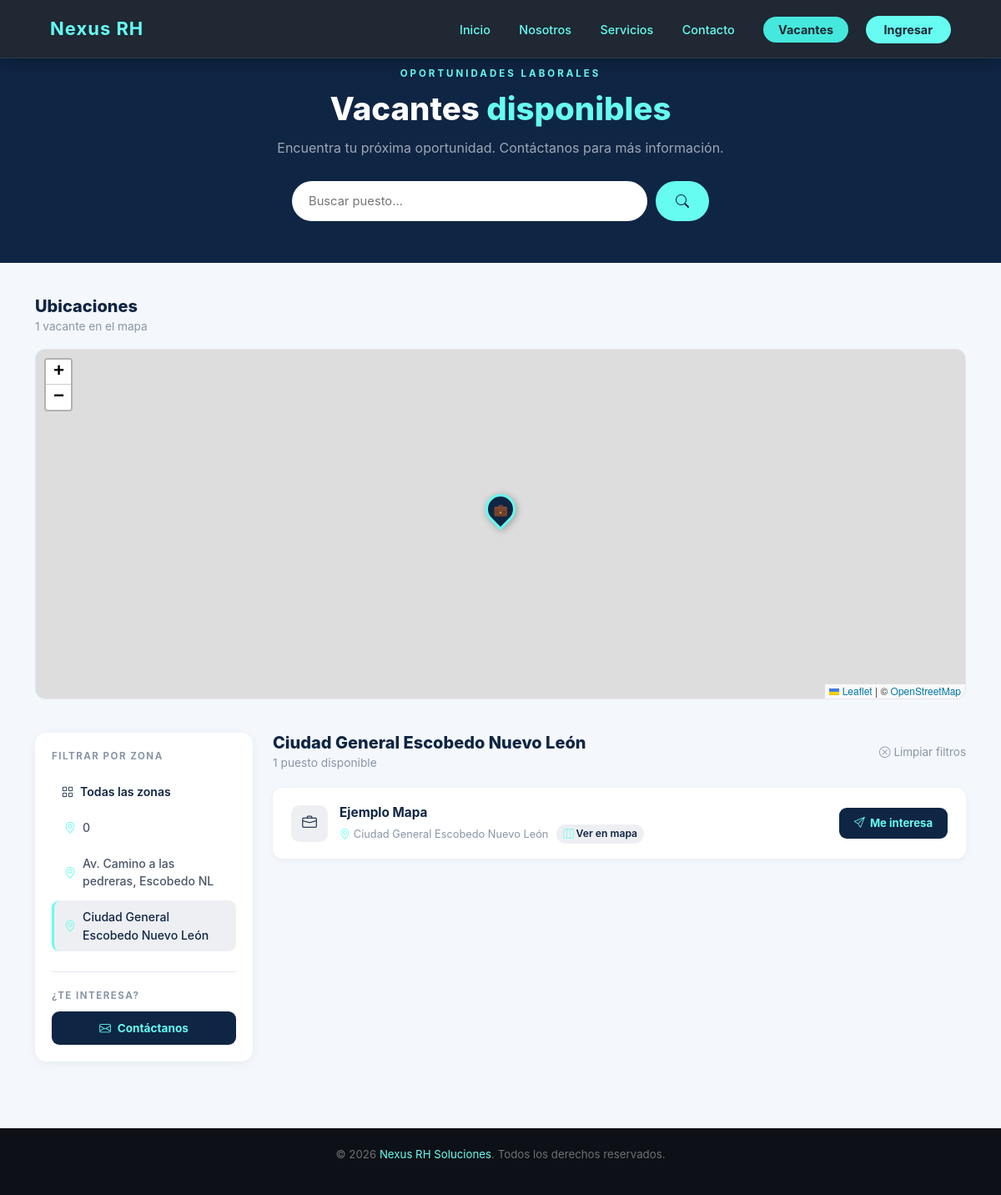
Screenshot of /vacantes.php?zona=Ciudad+General+Escobedo+Nuevo+León with the database file from the repository.
### tables this page shows
CREATE TABLE `vacantes` (
  `id` int(11) NOT NULL,
  `empresa_id` int(11) NOT NULL,
  `nombre` varchar(150) NOT NULL,
  `descripcion` text DEFAULT NULL,
  `requisitos` text DEFAULT NULL,
  `sueldo` varchar(150) DEFAULT NULL,
  `horario` varchar(150) DEFAULT NULL,
  `ubicacion` varchar(200) DEFAULT NULL,
  `lat` decimal(10,7) DEFAULT NULL,
  `lng` decimal(10,7) DEFAULT NULL,
  `activo` tinyint(1) DEFAULT 1,
  `created_at` timestamp NOT NULL DEFAULT current_timestamp()
);

### vacantes.php (the view, shortened to what this page needs)
<!DOCTYPE html>
<html lang="es">
<head>
    <link href="css/bootstrap.min.css" rel="stylesheet">
    <link rel="stylesheet" href="css/style.css">
    <link rel="stylesheet" href="https://cdn.jsdelivr.net/npm/bootstrap-icons@1.11.1/font/bootstrap-icons.css">
    <link rel="stylesheet" href="https://unpkg.com/leaflet@1.9.4/dist/leaflet.css"/>
</head>
<body>
<header class="header">
    <div class="logo">Nexus RH</div>
    <nav id="mainNav">
        <a href="index.php#inicio">Inicio</a>
        <a href="index.php#nosotros">Nosotros</a>
        <a href="index.php#servicios">Servicios</a>
        <a href="index.php#contacto">Contacto</a>
        <a href="vacantes.php" class="btn-vacantes active">Vacantes</a>
        <a href="login.php" class="btn-login">Ingresar</a>
    </nav>
</header>
<?php
require_once("sistema/conexion.php");
$zona_filtro = trim($_GET['zona'] ?? '');
$buscar      = trim($_GET['buscar'] ?? '');
$zonas_q = $conexion->query("SELECT DISTINCT ubicacion FROM vacantes WHERE activo=1 AND ubicacion IS NOT NULL AND ubicacion != '' ORDER BY ubicacion ASC");
$zonas = [];
while ($z = $zonas_q->fetch_assoc()) $zonas[] = $z['ubicacion'];
$where = ["v.activo = 1"];
if ($zona_filtro) $where[] = "v.ubicacion = '" . $conexion->real_escape_string($zona_filtro) . "'";
$where_sql = implode(" AND ", $where);
$vacantes_q = $conexion->query("
    SELECT v.id, v.nombre, v.ubicacion, v.lat, v.lng, e.nombre as empresa
    FROM vacantes v
    LEFT JOIN empresas e ON e.id = v.empresa_id
    WHERE $where_sql
    ORDER BY v.ubicacion ASC, v.nombre ASC
");
$vacantes_arr = [];
while ($v = $vacantes_q->fetch_assoc()) {
    $vacantes_arr[] = $v;
}
$total_vacantes = count($vacantes_arr);
$vacantes_mapa = array_filter($vacantes_arr, fn($v) => !empty($v['lat']) && !empty($v['lng']));
?>
<section style="background:#0f2544;padding:80px 0 50px;">
    <div class="container text-center">
        <span class="section-label">Oportunidades laborales</span>
        <h1 style="color:#fff;font-weight:800;font-size:2.4rem;margin-top:10px;">
            Vacantes <span style="color:#66FCF1;">disponibles</span>
        </h1>
        <p style="color:rgba(255,255,255,.6);margin-top:12px;font-size:1rem;">
            Encuentra tu próxima oportunidad. Contáctanos para más información.
        </p>
        <form method="GET" style="display:flex;gap:10px;max-width:500px;margin:28px auto 0;justify-content:center;">
            <input type="text" name="buscar" value="<?= htmlspecialchars($buscar) ?>"
                   placeholder="Buscar puesto..."
                   style="flex:1;border-radius:50px;border:none;padding:12px 20px;font-size:.92rem;outline:none;">
            <button type="submit" style="background:#66FCF1;color:#0f2544;border:none;border-radius:50px;padding:12px 24px;font-weight:700;cursor:pointer;">
                <i class="bi bi-search"></i>
            </button>
        </form>
    </div>
</section>
<?php if (!empty($vacantes_mapa)): ?>
<section style="background:#f4f7fb;padding:40px 0 0;">
    <div class="container">
        <div style="margin-bottom:16px;display:flex;align-items:center;justify-content:space-between;flex-wrap:wrap;gap:8px;">
            <div>
                <h5 style="font-weight:800;color:#0f2544;margin:0;">Ubicaciones</h5>
                <p style="color:#8896a7;font-size:.85rem;margin:2px 0 0;">
                    <?= count($vacantes_mapa) ?> vacante<?= count($vacantes_mapa) !== 1 ? 's' : '' ?> en el mapa
                </p>
            </div>
        </div>
        <div id="mapa-vacantes"></div>
    </div>
</section>
<?php endif; ?>
<section style="background:#f4f7fb;padding:40px 0 80px;">
    <div class="container">
        <div class="row g-4">
            <div class="col-lg-3">
                <div style="background:#fff;border-radius:14px;padding:20px;box-shadow:0 2px 12px rgba(0,0,0,.06);position:sticky;top:20px;">
                    <p style="font-size:.72rem;font-weight:700;letter-spacing:1.5px;text-transform:uppercase;color:#8896a7;margin-bottom:14px;">
                        Filtrar por zona
                    </p>
                    <a href="vacantes.php<?= $buscar ? '?buscar='.urlencode($buscar) : '' ?>"
                       style="display:flex;align-items:center;padding:9px 12px;border-radius:9px;text-decoration:none;font-size:.88rem;font-weight:600;margin-bottom:4px;
                       background:<?= !$zona_filtro ? '#0f2544' : 'transparent' ?>;
                       color:<?= !$zona_filtro ? '#66FCF1' : '#0f2544' ?>;">
                        <i class="bi bi-grid me-2"></i>Todas las zonas
                    </a>
                    <?php foreach ($zonas as $zona): ?>
                    <a href="vacantes.php?zona=<?= urlencode($zona) ?><?= $buscar ? '&buscar='.urlencode($buscar) : '' ?>"
                       style="display:flex;align-items:center;padding:9px 12px;border-radius:9px;text-decoration:none;font-size:.88rem;font-weight:500;margin-bottom:4px;
                       background:<?= $zona_filtro === $zona ? 'rgba(15,37,68,.07)' : 'transparent' ?>;
                       color:<?= $zona_filtro === $zona ? '#0f2544' : '#4a5568' ?>;
                       border-left:<?= $zona_filtro === $zona ? '3px solid #66FCF1' : '3px solid transparent' ?>;">
                        <i class="bi bi-geo-alt me-2" style="color:#66FCF1;flex-shrink:0;"></i>
                        <?= htmlspecialchars($zona) ?>
                    </a>
                    <?php endforeach; ?>
                    <div style="margin-top:24px;padding-top:20px;border-top:1px solid #e2e8f0;">
                        <p style="font-size:.72rem;font-weight:700;letter-spacing:1.5px;text-transform:uppercase;color:#8896a7;margin-bottom:10px;">¿Te interesa?</p>
                        <a href="index.php#contacto"
                           style="display:flex;align-items:center;justify-content:center;gap:8px;background:#0f2544;color:#66FCF1;border-radius:9px;padding:10px;font-weight:700;font-size:.85rem;text-decoration:none;">
                            <i class="bi bi-envelope"></i> Contáctanos
                        </a>
                    </div>
                </div>
            </div>
            <div class="col-lg-9">
                <div style="display:flex;align-items:center;justify-content:space-between;margin-bottom:20px;flex-wrap:wrap;gap:10px;">
                    <div>
                        <h5 style="font-weight:800;color:#0f2544;margin:0;">
                            <?= $zona_filtro ? htmlspecialchars($zona_filtro) : 'Todas las vacantes' ?>
                        </h5>
                        <p style="color:#8896a7;font-size:.86rem;margin:2px 0 0;">
                            <?= $total_vacantes ?> puesto<?= $total_vacantes !== 1 ? 's' : '' ?> disponible<?= $total_vacantes !== 1 ? 's' : '' ?>
                        </p>
                    </div>
                    <?php if ($zona_filtro || $buscar): ?>
                    <a href="vacantes.php" style="font-size:.84rem;color:#8896a7;text-decoration:none;display:flex;align-items:center;gap:4px;">
                        <i class="bi bi-x-circle"></i> Limpiar filtros
                    </a>
                    <?php endif; ?>
                </div>
                <?php if ($total_vacantes > 0):
                    foreach ($vacantes_arr as $v):
                ?>
                <div style="background:#fff;border-radius:12px;padding:18px 22px;margin-bottom:10px;box-shadow:0 2px 8px rgba(0,0,0,.05);display:flex;align-items:center;justify-content:space-between;gap:16px;transition:box-shadow .2s,transform .2s;"
                     onmouseover="this.style.boxShadow='0 6px 24px rgba(0,0,0,.1)';this.style.transform='translateY(-2px)'"
                     onmouseout="this.style.boxShadow='0 2px 8px rgba(0,0,0,.05)';this.style.transform=''">
                    <div style="display:flex;align-items:center;gap:14px;flex:1;min-width:0;">
                        <div style="width:44px;height:44px;background:rgba(15,37,68,.07);border-radius:10px;display:flex;align-items:center;justify-content:center;flex-shrink:0;">
                            <i class="bi bi-briefcase" style="color:#0f2544;font-size:1.1rem;"></i>
                        </div>
                        <div style="overflow:hidden;">
                            <div style="font-weight:700;font-size:.96rem;color:#0f2544;white-space:nowrap;overflow:hidden;text-overflow:ellipsis;">
                                <?= htmlspecialchars($v['nombre']) ?>
                            </div>
                            <div style="font-size:.8rem;color:#8896a7;margin-top:3px;display:flex;align-items:center;gap:10px;flex-wrap:wrap;">
                                <span style="display:flex;align-items:center;gap:4px;">
                                    <i class="bi bi-geo-alt" style="color:#66FCF1;"></i>
                                    <?= htmlspecialchars($v['ubicacion'] ?: 'Ubicación no especificada') ?>
                                </span>
                                <?php if (!empty($v['lat']) && !empty($v['lng'])): ?>
                                <a href="https://www.google.com/maps?q=<?= $v['lat'] ?>,<?= $v['lng'] ?>" target="_blank"
                                   style="display:inline-flex;align-items:center;gap:3px;font-size:.76rem;color:#0f2544;font-weight:600;text-decoration:none;background:rgba(15,37,68,.07);padding:2px 8px;border-radius:50px;">
                                    <i class="bi bi-map" style="color:#66FCF1;"></i> Ver en mapa
                                </a>
                                <?php endif; ?>
                            </div>
                        </div>
                    </div>
                    <a href="index.php#contacto"
                       style="display:inline-flex;align-items:center;gap:6px;background:#0f2544;color:#66FCF1;border-radius:9px;padding:9px 18px;font-weight:700;font-size:.82rem;text-decoration:none;white-space:nowrap;flex-shrink:0;transition:background .2s;"
                       onmouseover="this.style.background='#1a3a6e'" onmouseout="this.style.background='#0f2544'">
                        <i class="bi bi-send"></i> Me interesa
                    </a>
                </div>
                <?php endforeach;
                endif; ?>
            </div>
        </div>
    </div>
</section>
<footer class="site-footer">
    <p>© <?php echo date('Y'); ?> <span>Nexus RH Soluciones</span>. Todos los derechos reservados.</p>
</footer>
</body>
</html>

### css/style.css (style rules this page uses)
:root { --dark: #0d1117; --navy: #0f2544; --header: #1f2833; --accent: #66FCF1; --accent2: #3b82f6; --green: #00c8a0; --light: #f4f7fb; --white: #ffffff; --gray: #8896a7; --border: #e2e8f0; --shadow: 0 4px 24px rgba(0,0,0,0.08); --radius: 12px; }
* { margin: 0; padding: 0; box-sizing: border-box; }
html { scroll-behavior: smooth; }
body { font-family: -apple-system, BlinkMacSystemFont, 'Segoe UI', Roboto, sans-serif; color: #1a2640; background: var(--white); }
.header { position: fixed; top: 0; width: 100%; height: 70px; background: #1f2833; display: flex; align-items: center; justify-content: space-between; padding: 0 60px; z-index: 1000; box-shadow: 0 2px 20px rgba(0,0,0,0.3); border-bottom: 1px solid rgba(102,252,241,0.1); }
.logo { color: #66FCF1 !important; font-size: 22px; font-weight: bold; letter-spacing: 1px; }
.header nav a { color: #66FCF1 !important; margin-left: 30px; text-decoration: none; font-size: 0.9rem; font-weight: 500; transition: opacity 0.2s; }
.header nav a.btn-login { background: #66FCF1; color: #1f2833 !important; padding: 8px 22px; border-radius: 50px; font-weight: 700; margin-left: 16px; transition: background 0.2s, opacity 0.2s; }
section { padding-top: 70px; }
.section-label { font-size: 0.72rem; font-weight: 700; letter-spacing: 3px; text-transform: uppercase; color: var(--accent); margin-bottom: 10px; display: block; }
.site-footer { background: var(--dark); color: rgba(255,255,255,0.4); text-align: center; padding: 22px; font-size: 0.83rem; }
.site-footer span { color: var(--accent); }
.header nav a.btn-vacantes { background: #66FCF1 !important; color: #1f2833 !important; padding: 7px 18px !important; border-radius: 50px !important; font-weight: 700 !important; text-decoration: none !important; transition: background .2s, transform .2s !important; }
.header nav a.btn-vacantes.active { background: #45e8dd !important; color: #1f2833 !important; }

### vacantes.php (style rules this page uses)
#mapa-vacantes { height: 420px; border-radius: 12px; border: 1px solid #e2e8f0; z-index: 1; }

### rows the page displays
vacantes: count($vacantes_mapa) "1", nombre "Ejemplo Mapa", ubicacion "Ciudad General Escobedo Nuevo León"

### other values shown
$zona "0"
$zona "Av. Camino a las pedreras, Escobedo NL"
$zona "Ciudad General Escobedo Nuevo León"
$zona_filtro "Ciudad General Escobedo Nuevo León"
$total_vacantes "1"
